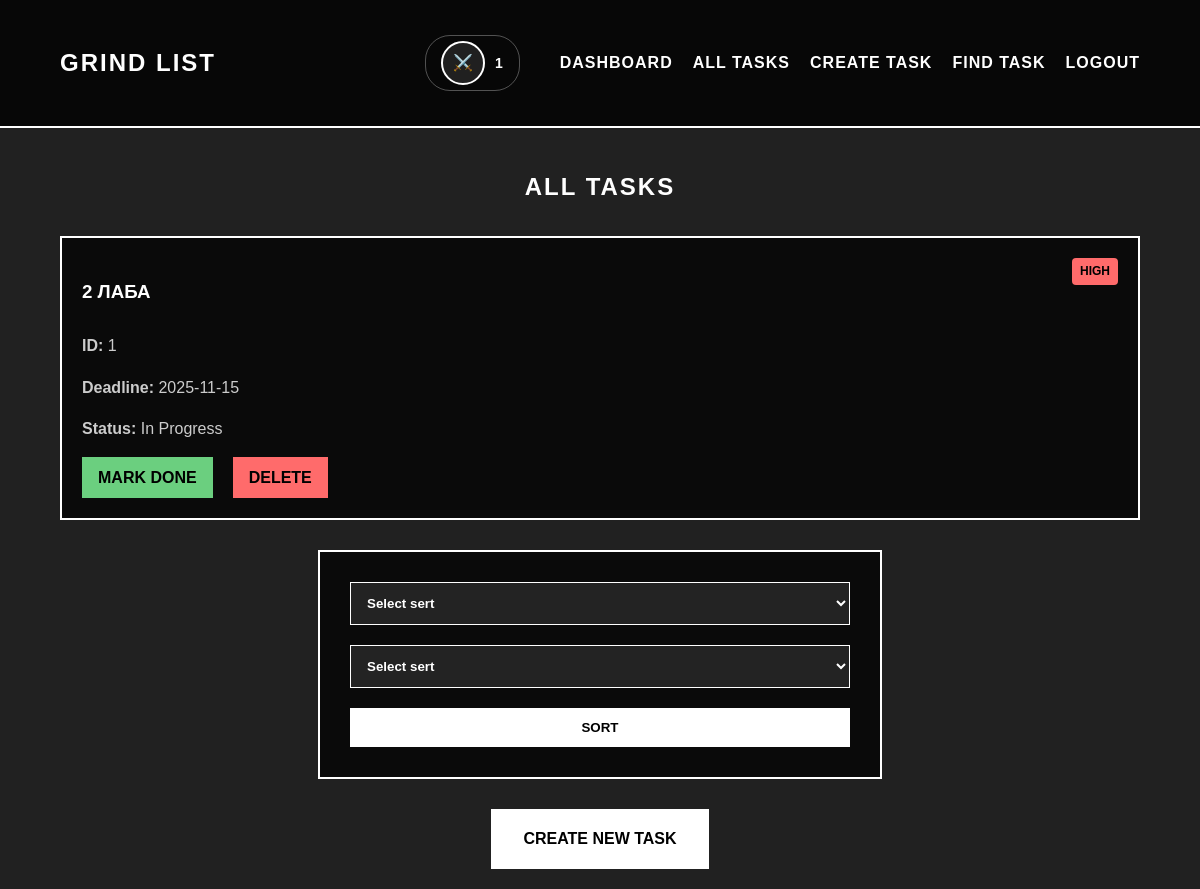
Before: /task/tasks (signed in) with the older database file.
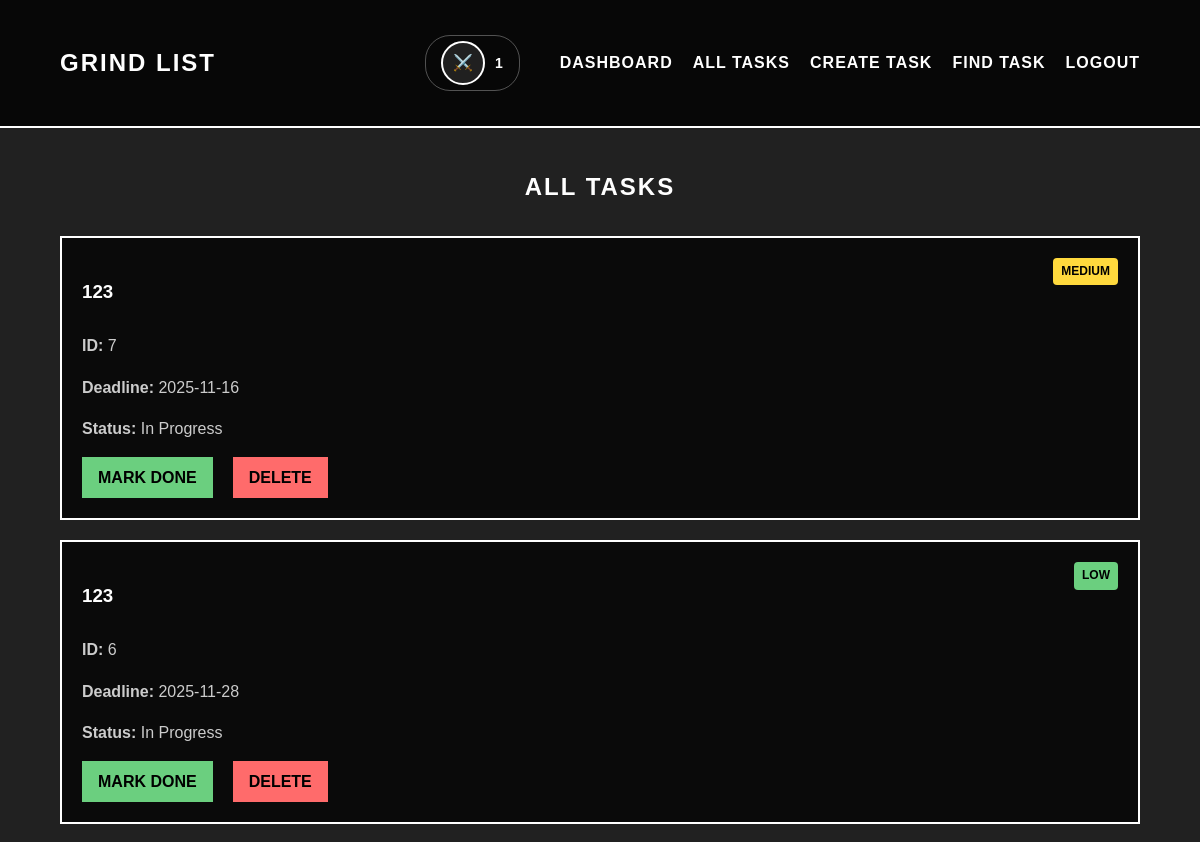
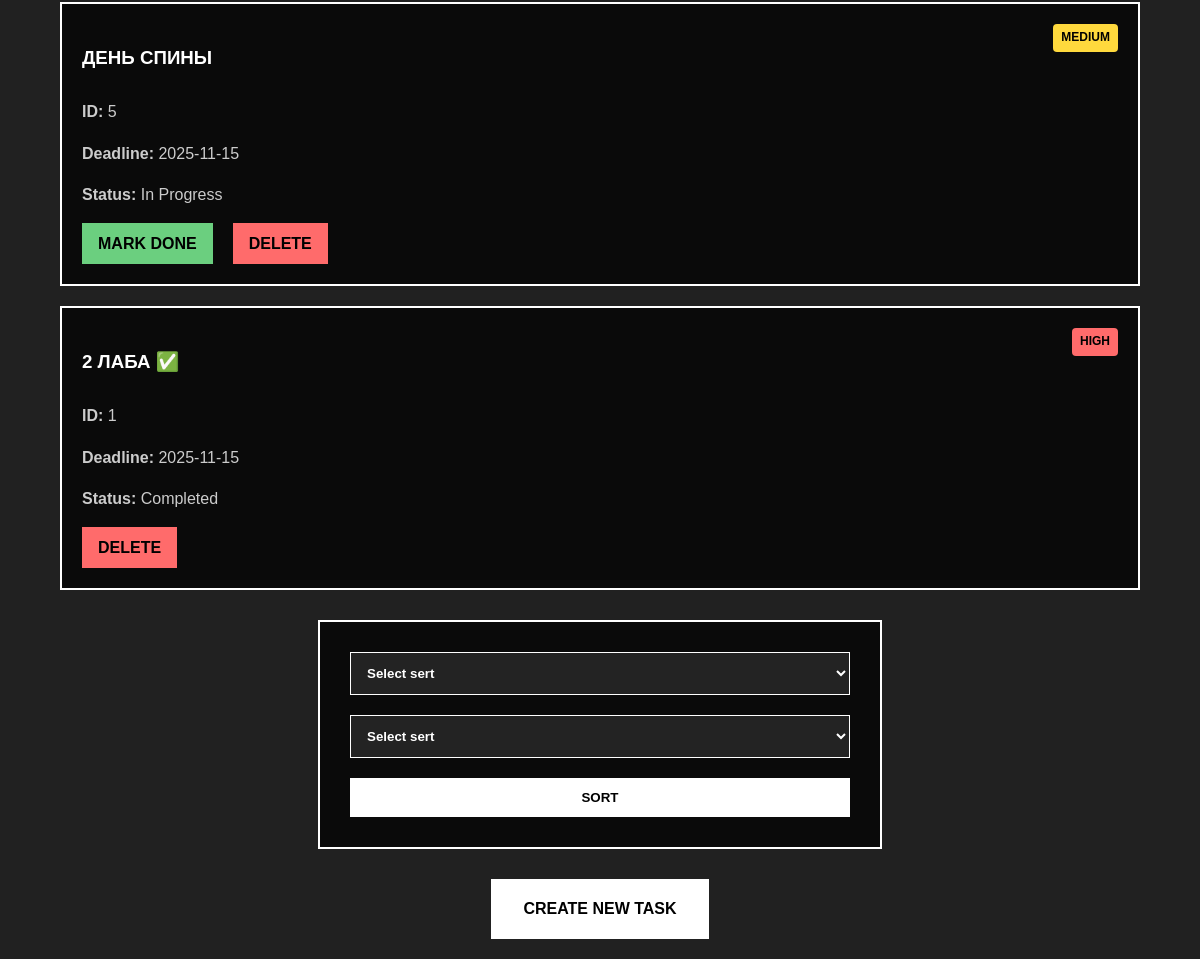
After: the same page with the newer database file (2 pictures, top to bottom).
### app/models/task.py (models this page shows, shortened)
class Task(db.Model):
    id = db.Column(db.Integer, primary_key=True)
    title = db.Column(db.String(200), nullable=False)
    priority = db.Column(db.String(10), nullable=False)
    deadline = db.Column(db.DateTime, default=datetime.now)
    is_done = db.Column(db.Boolean, default=False)
    user_id = db.Column(db.Integer, db.ForeignKey('user.id'), nullable=False)

### app/routes/task.py (the view, shortened to what this page needs)
@task.route('/tasks', methods=['GET', 'POST'])
def tasks_page():
    if 'user_id' not in session:
        flash('Сначала войдите в систему', 'error')
        return redirect(url_for('main.home'))
    if request.method == 'POST':
        sort_by = request.form.get('sort_by').lower()
        test = request.form.get('test').lower()
    else:
        sort_by = 'newest'
        test = 'desc'
    query = Task.query.filter_by(user_id=session['user_id'])
    print(f"'{test}'")
    if test=='desc':
        if sort_by == 'priority':
            priority_order = case(
                (Task.priority == 'high', 1),
                (Task.priority == 'medium', 2),
                (Task.priority == 'low', 3),
            )
            tasks = query.order_by(priority_order, Task.id.desc()).all()
        elif sort_by == 'deadline':
            tasks = query.order_by(Task.deadline.asc().nulls_last(), Task.id.desc()).all()
        elif sort_by == 'status':
            tasks = query.order_by(Task.is_done.asc(), Task.id.desc()).all()
        else:
            tasks = query.order_by(Task.id.desc()).all()
        return render_template('main/tasks.html', tasks=tasks, current_sort=sort_by)

### app/templates/main/tasks.html (shortened to what this page needs)
{% extends "main/base_dashboard.html" %}
{% block content %}
<section class="tasks-section">
    <h1 style="color: #fff; text-align: center; text-transform: uppercase; letter-spacing: 2px; margin-bottom: 30px;">
        ALL TASKS
    </h1>
    <div class="task-list">
        {% if tasks %}
            {% for task in tasks %}
                <div class="task-card">
                    <div style="display: flex; justify-content: space-between; align-items: start;">
                        <h3>{{ task.title }}{% if task.is_done %} ✅{% endif %}</h3>
                        <span class="priority-badge {{ task.priority }}">{{ task.priority.upper() }}</span>
                    </div>
                    <p><strong>ID:</strong> {{ task.id }}</p>
                    <p><strong>Deadline:</strong> {{ task.deadline.strftime('%Y-%m-%d') if task.deadline else 'Not set' }}</p>
                    <p><strong>Status:</strong> {% if task.is_done %}Completed{% else %}In Progress{% endif %}</p>
                    <div class="task-actions">
                        {% if not task.is_done %}
                            <a href="{{ url_for('task.mark_task_done_page', task_id=task.id) }}" class="task-btn done-btn">Mark Done</a>
                        {% endif %}
                        <a href="{{ url_for('task.delete_task_page', task_id=task.id) }}" class="task-btn delete-btn" onclick="return confirm('Are you sure you want to delete this task?')">Delete</a>
                    </div>
                </div>
            {% endfor %}
        {% else %}
            <p style="color: #fff; text-align: center;">No tasks found. Create your first task!</p>
        {% endif %}
    </div>
    <form class="task-form" method="POST" action="{{ url_for('task.tasks_page') }}">
        <select name="sort_by" required>
            <option value="">Select sert</option>
        </select>
        <select name="test" selected="Acs">
            <option value="">Select sert</option>
        </select>
        <button type="submit">Sort</button>
    </form>
    <div style="text-align: center; margin-top: 30px;">
        <a href="{{ url_for('task.create_task_page') }}" class="create-btn">Create New Task</a>
        </div>
</section>
{% endblock %}

### app/templates/main/base_dashboard.html (shortened to what this page needs)
<!DOCTYPE html>
<html lang="ru">
<head>
    <link rel="stylesheet" href="{{ url_for('static', filename='style.css') }}">
</head>
<body>
    <nav class="navbar">
        <div class="container">
            <a href="{{ url_for('main.dashboard') }}" class="logo">GRIND LIST</a>
            <div class="nav-links">
                <div class="user-info">
                    {% if session.avatar %}
                        <img src="{{ url_for('static', filename=session.avatar) }}" alt="Avatar" class="user-avatar">
                    {% else %}
                        <div class="user-avatar-default">⚔️</div>
                    {% endif %}
                    <span class="username">{{ session.username }}</span>
                </div>
                <a href="{{ url_for('main.dashboard') }}">DASHBOARD</a>
                <a href="{{ url_for('task.tasks_page') }}">ALL TASKS</a>
                <a href="{{ url_for('task.create_task_page') }}">CREATE TASK</a>
                <a href="{{ url_for('task.task_by_id_page') }}">FIND TASK</a>
                <a href="{{ url_for('user.logout') }}">LOGOUT</a>
            </div>
        </div>
    </nav>
    <main class="container">
        {% block content %}{% endblock %}
    </main>
</body>
</html>

### app/static/style.css (style rules this page uses)
body { font-family: 'Arial Black', 'Arial', sans-serif; line-height: 1.6; color: #000; margin: 0; padding: 0; background-color: rgba(0, 0, 0, 0.87); background-size: cover; background-attachment: fixed; min-height: 100vh; }
.container { width: 90%; max-width: 1200px; margin: 0 auto; padding: 20px; }
.navbar { background: rgba(0,0,0,0.8); border-bottom: 2px solid #fff; padding: 15px 0; }
.navbar .container { display: flex; justify-content: space-between; align-items: center; }
.logo { font-size: 24px; font-weight: bold; color: #fff; text-decoration: none; text-transform: uppercase; letter-spacing: 2px; }
.nav-links { display: flex; align-items: center; }
.nav-links a { margin-left: 20px; color: #fff; text-decoration: none; font-weight: bold; text-transform: uppercase; letter-spacing: 1px; position: relative; transition: all 0.3s ease; }
.nav-links a::after { content: ''; position: absolute; width: 0; height: 2px; bottom: -5px; left: 0; background-color: #fff; transition: width 0.3s; }
.user-info { display: flex; align-items: center; margin-right: 20px; padding: 5px 15px; border: 1px solid rgba(255,255,255,0.3); border-radius: 25px; }
.user-avatar, .user-avatar-default { width: 40px; height: 40px; border-radius: 50%; border: 2px solid #fff; margin-right: 10px; display: flex; align-items: center; justify-content: center; font-size: 16px; background: rgba(255,255,255,0.1); background-size: cover; background-position: center; }
.username { color: #fff; font-weight: bold; text-transform: uppercase; letter-spacing: 1px; font-size: 14px; }
.task-list { display: grid; gap: 20px; margin-top: 30px; }
.task-card { background: rgba(0,0,0,0.7); border: 2px solid #fff; padding: 20px; color: #fff; transition: all 0.3s ease; }
.task-card h3 { margin-bottom: 10px; text-transform: uppercase; color: #fff; }
.task-card p { color: #ccc; margin-bottom: 15px; }
.task-btn { background: #fff; color: #000; border: none; padding: 10px 20px; cursor: pointer; font-weight: bold; text-transform: uppercase; transition: all 0.3s; margin-right: 10px; }
.create-btn { display: inline-block; background: #fff; color: #000; padding: 15px 30px; text-decoration: none; font-weight: bold; text-transform: uppercase; transition: all 0.3s; border: 2px solid #fff; }
.task-form, .search-form { max-width: 500px; margin: 30px auto; background: rgba(0,0,0,0.7); padding: 30px; border: 2px solid #fff; }
.task-form input, .task-form select, .task-form textarea, .search-form input { width: 100%; padding: 12px; margin-bottom: 20px; border: 1px solid #fff; background: rgba(255,255,255,0.1); color: #fff; font-weight: bold; transition: all 0.3s ease; }
.task-form button, .search-form button { width: 100%; padding: 12px; background: #fff; color: #000; border: none; font-weight: bold; text-transform: uppercase; cursor: pointer; transition: all 0.3s; }
.priority-badge { padding: 4px 8px; border-radius: 4px; font-size: 12px; font-weight: bold; text-transform: uppercase; }
.priority-badge.high { background: #ff6b6b; color: #000; }
.priority-badge.medium { background: #ffd93d; color: #000; }
.priority-badge.low { background: #6bcf7f; color: #000; }
.task-actions { display: flex; gap: 10px; margin-top: 15px; flex-wrap: wrap; }
.done-btn { background: #6bcf7f !important; text-decoration: none; padding: 8px 16px; }
.delete-btn { background: #ff6b6b !important; text-decoration: none; padding: 8px 16px; }

Changed rows visible on the page:
added Task: title "123", priority "MEDIUM", id "7", deadline "2025-11-16", is_done "In Progress"
added Task: title "123", priority "LOW", id "6", deadline "2025-11-28", is_done "In Progress"
added Task: title "ДЕНЬ СПИНЫ", priority "MEDIUM", id "5", deadline "2025-11-15", is_done "In Progress"
changed Task "2 ЛАБА": is_done "In Progress MARK DONE" → "✅ Completed"
